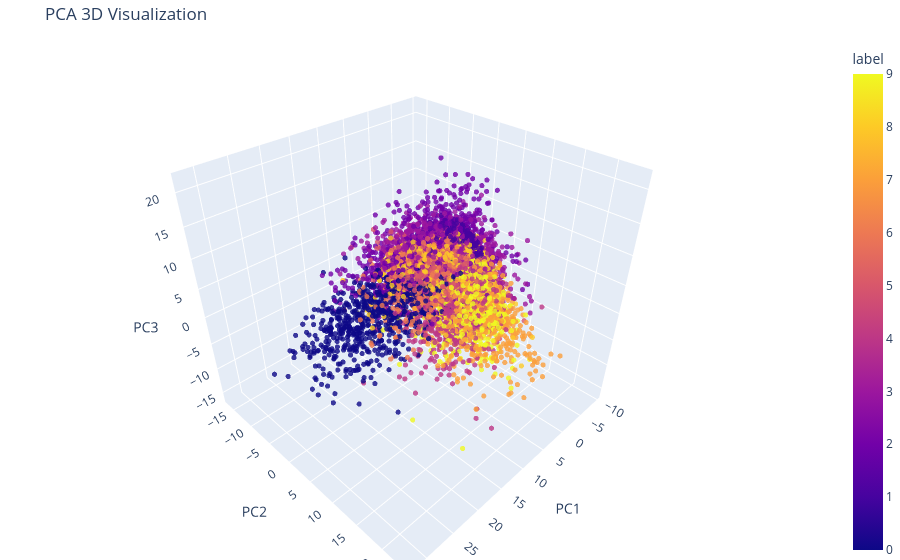

Source (notebook cell):
### Code cell
import plotly.express as px

y_test_trf = y_test.astype(str)

fig = px.scatter_3d(
    x,
    x=x.columns[1],
    y=x.columns[2],
    z=x.columns[3],
    color='label',
    opacity=0.8
)

fig.update_traces(
    marker=dict(size=3)
)

fig.update_layout(
    title='PCA 3D Visualization',
    scene=dict(
        xaxis_title='PC1',
        yaxis_title='PC2',
        zaxis_title='PC3'
    ),
    margin=dict(l=0, r=0, t=40, b=0)
)

fig.show()

### Figure 1 — Plotly figure (JSON) as saved in the notebook; plotly's stock layout.template omitted (floating-point values rounded to 4 significant figures; data arrays with more than 128 entries replaced by an {"elided": "..."} marker saying what was removed)
{"data": [{"hovertemplate": "num_pipeline__pca0=%{x}<br>num_pipeline__pca1=%{y}<br>num_pipeline__pca2=%{z}<br>label=%{marker.color}<extra></extra>", "legendgroup": "", "marker": {"color": {"elided": "8400 int values"}, "coloraxis": "coloraxis", "opacity": 0.8, "symbol": "circle", "size": 3}, "mode": "markers", "name": "", "scene": "scene", "showlegend": false, "x": {"elided": "8400 float values"}, "y": {"elided": "8400 float values"}, "z": {"elided": "8400 float values"}, "type": "scatter3d"}], "layout": {"scene": {"domain": {"x": [0.0, 1.0], "y": [0.0, 1.0]}, "xaxis": {"title": {"text": "PC1"}}, "yaxis": {"title": {"text": "PC2"}}, "zaxis": {"title": {"text": "PC3"}}}, "coloraxis": {"colorbar": {"title": {"text": "label"}}, "colorscale": [[0.0, "#0d0887"], [0.1111, "#46039f"], [0.2222, "#7201a8"], [0.3333, "#9c179e"], [0.4444, "#bd3786"], [0.5556, "#d8576b"], [0.6667, "#ed7953"], [0.7778, "#fb9f3a"], [0.8889, "#fdca26"], [1.0, "#f0f921"]]}, "legend": {"tracegroupgap": 0}, "margin": {"t": 40, "l": 0, "r": 0, "b": 0}, "title": {"text": "PCA 3D Visualization"}}}
